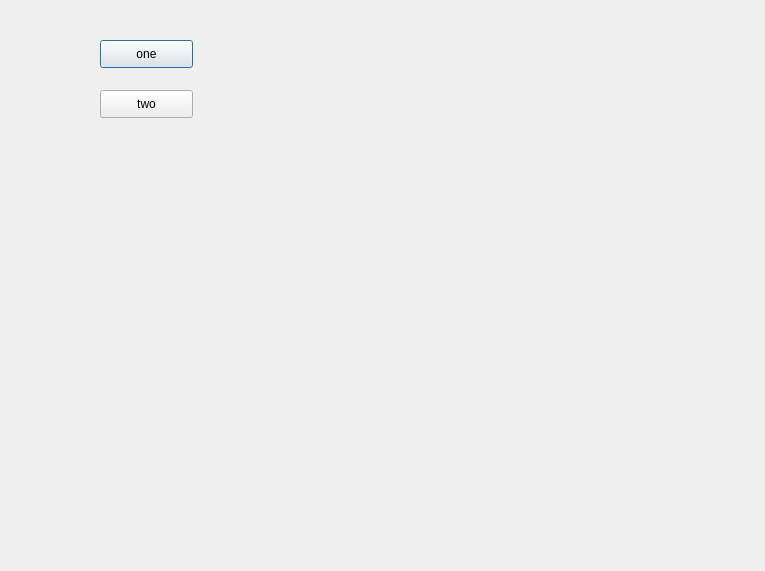
<?xml version="1.0" encoding="UTF-8"?>
<ui version="4.0">
 <class>Dialog</class>
 <widget class="QDialog" name="Dialog">
  <property name="geometry">
   <rect>
    <x>0</x>
    <y>0</y>
    <width>765</width>
    <height>571</height>
   </rect>
  </property>
  <property name="windowTitle">
   <string>Dialog</string>
  </property>
  <widget class="QPushButton" name="pushButton">
   <property name="geometry">
    <rect>
     <x>100</x>
     <y>40</y>
     <width>93</width>
     <height>28</height>
    </rect>
   </property>
   <property name="text">
    <string>one</string>
   </property>
  </widget>
  <widget class="QPushButton" name="pushButton_2">
   <property name="geometry">
    <rect>
     <x>100</x>
     <y>90</y>
     <width>93</width>
     <height>28</height>
    </rect>
   </property>
   <property name="text">
    <string>two</string>
   </property>
  </widget>
 </widget>
 <resources/>
 <connections/>
</ui>
